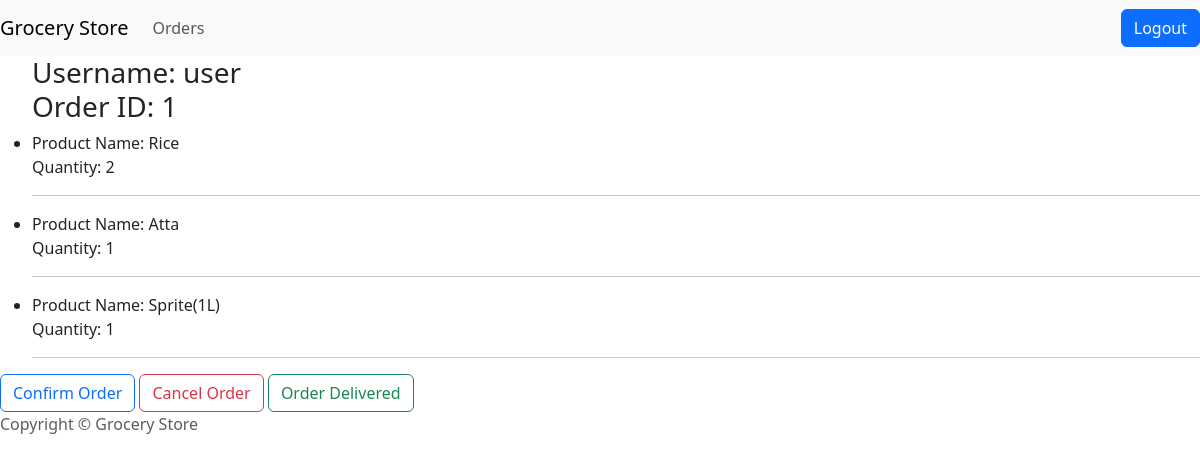
The page /admin-orders/1 (signed in) on the database its author committed.
### dbmodel.py (models this page shows)
class Order(db.Model):
    order_id = db.Column(db.Integer, primary_key=True)
    user_id = db.Column(db.String(20), db.ForeignKey('user.uname'), nullable=False)
    order_date = db.Column(db.DateTime, nullable=False)
    status = db.Column(db.String(50), nullable=False)
    total_order_price = db.Column(db.Float, nullable=False, default=0.0)
    products = db.relationship('Product', secondary='order_products', backref=db.backref('orders', lazy='dynamic'))

class Product(db.Model):
    pid = db.Column(db.Integer, primary_key=True, nullable=False)
    name = db.Column(db.String(30), nullable=False)
    image_url = db.Column(db.String(200))
    quantity = db.Column(db.Integer, nullable=False)
    unit = db.Column(db.String(5), nullable=False)
    peach = db.Column(db.Integer, nullable=False)
    cid = db.Column(db.Integer, db.ForeignKey("category.cid"))
    carts = db.relationship('Cart', backref='product', lazy=True)

### app.py (the view)
@app.route('/admin-orders/<int:oid>')
def showorderproducts(oid):
    if 'admin' not in session:
        return redirect('/dashboard')
    order = Order.query.get(oid)
    if not order:
        return "Order not found."
    products_with_quantity = []
    for product in order.products:
        products_with_quantity.append({
            'product_name': product.name,
            'quantity': get_quantity_for_product(order, product)
        })
    return render_template('admin_orderdetails.html', order=order, products_with_quantity=products_with_quantity)

### app.py (called while the page is built)
def get_quantity_for_product(order, product):
    order_product = OrderProduct.query.filter_by(order_id=order.order_id, product_id=product.pid).first()
    return order_product.quantity if order_product else 0

### templates/admin_orderdetails.html
{% extends "layout.html" %}
{% block body %}
<ul>
    <h3>
        Username: {{order.user_id}}
        <br>
        Order ID: {{order.order_id}}
    </h3>
    {% for product in products_with_quantity %}
    <li>
        Product Name: {{ product.product_name }}<br>
        Quantity: {{ product.quantity }}<br>
    </li>
    <hr>
    {% endfor %}
</ul>
<a href="/confirm-order/{{order.order_id}}" class="btn btn-outline-primary">Confirm Order</a>
<a href="/cancel-order/{{order.order_id}}" class="btn btn-outline-danger">Cancel Order</a>
<a href="/delivered-order/{{order.order_id}}" class="btn btn-outline-success">Order Delivered</a>
{% endblock %}

### rows shown on the page
Order: user_id "user", order_id "1"
Product: product_name "Rice", quantity "2"
Product: product_name "Atta", quantity "1"
Product: product_name "Sprite(1L)", quantity "1"
